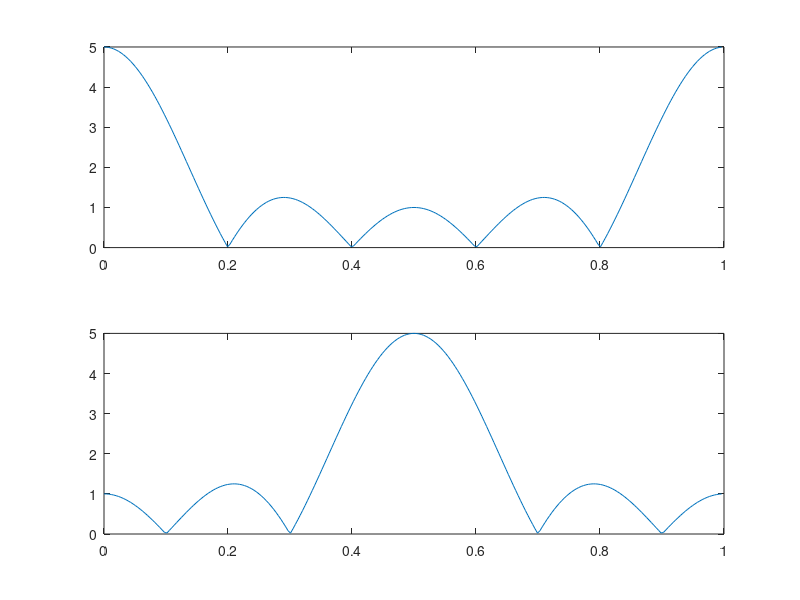
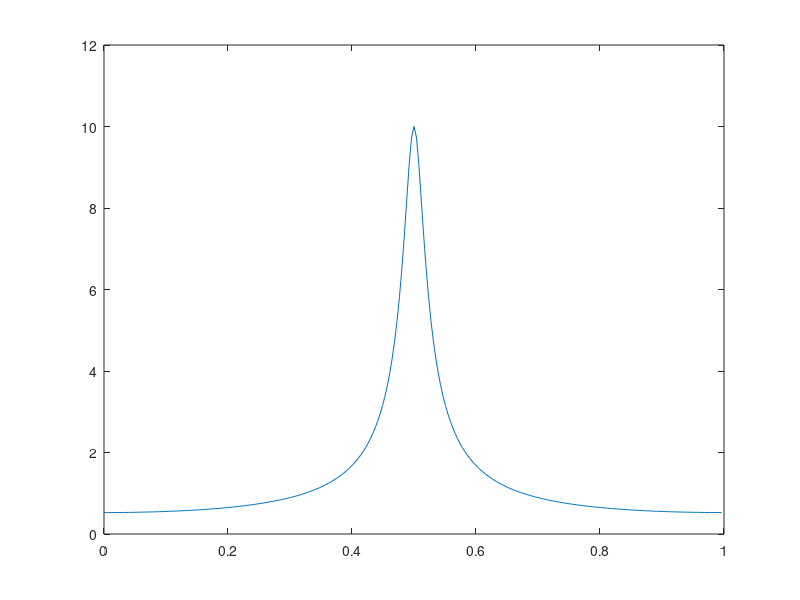
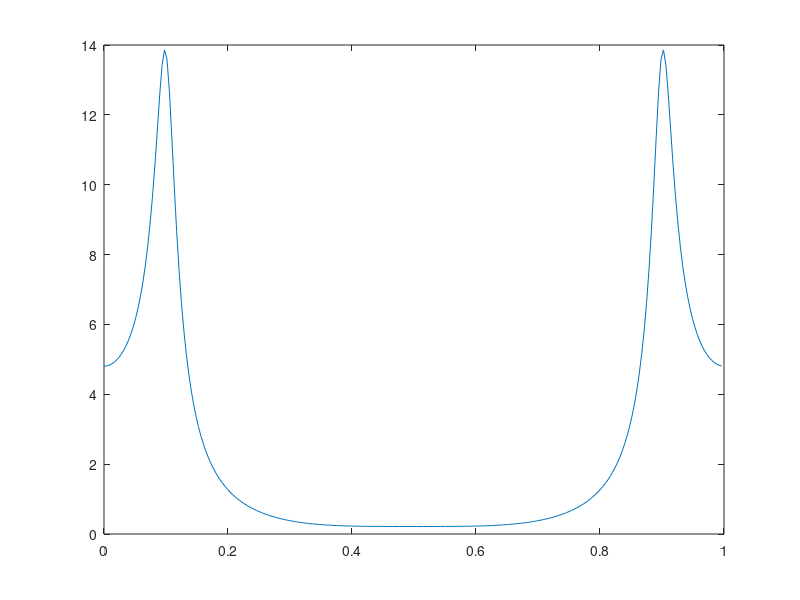

Recreate these plots in MATLAB, in order.
twob = [1];
twoa = [1 0.9];

oneaii = [1];
onebii = [1,-1,1,-1,1];

oneai = [1];
onebi = [1,1,1,1,1];

threea = [1, -1.8*cos(pi/5), 0.81];
threeb = [1, 0.5, 0.2];

figure(1)
subplot(2,1,1)
[H, w] = freqz(onebi, oneai, 256, 'whole');
plot(w/(2*pi), abs(H))

subplot(2, 1, 2)
[H, w] = freqz(onebii, oneaii, 256, 'whole');
plot(w/(2*pi), abs(H))

figure(2)
[H, w] = freqz(twob, twoa, 256, 'whole');
plot(w/(2*pi), abs(H))

figure(3)
[H, w] = freqz(threeb, threea, 256, 'whole');
plot(w/(2*pi), abs(H))